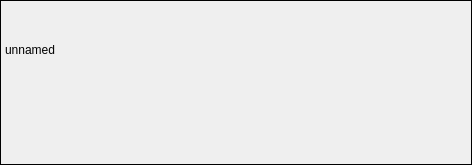
<?xml version="1.0" encoding="UTF-8"?>
<ui version="4.0">
 <class>cell_control</class>
 <widget class="QWidget" name="cell_control">
  <property name="geometry">
   <rect>
    <x>0</x>
    <y>0</y>
    <width>472</width>
    <height>165</height>
   </rect>
  </property>
  <property name="sizePolicy">
   <sizepolicy hsizetype="Preferred" vsizetype="Preferred">
    <horstretch>0</horstretch>
    <verstretch>0</verstretch>
   </sizepolicy>
  </property>
  <property name="maximumSize">
   <size>
    <width>16777215</width>
    <height>16777215</height>
   </size>
  </property>
  <property name="focusPolicy">
   <enum>Qt::NoFocus</enum>
  </property>
  <property name="windowTitle">
   <string>Cell Control</string>
  </property>
  <property name="autoFillBackground">
   <bool>false</bool>
  </property>
  <layout class="QVBoxLayout" name="verticalLayout_2">
   <property name="spacing">
    <number>0</number>
   </property>
   <property name="margin">
    <number>0</number>
   </property>
   <item>
    <widget class="QFrame" name="custom_name_frame">
     <property name="focusPolicy">
      <enum>Qt::ClickFocus</enum>
     </property>
     <property name="contextMenuPolicy">
      <enum>Qt::CustomContextMenu</enum>
     </property>
     <property name="frameShape">
      <enum>QFrame::Box</enum>
     </property>
     <layout class="QVBoxLayout" name="verticalLayout_3">
      <property name="spacing">
       <number>0</number>
      </property>
      <property name="leftMargin">
       <number>0</number>
      </property>
      <property name="topMargin">
       <number>0</number>
      </property>
      <property name="rightMargin">
       <number>0</number>
      </property>
      <property name="bottomMargin">
       <number>4</number>
      </property>
      <item>
       <layout class="QHBoxLayout" name="horizontalLayout">
        <item>
         <widget class="QLabel" name="custom_title_label">
          <property name="cursor">
           <cursorShape>IBeamCursor</cursorShape>
          </property>
          <property name="focusPolicy">
           <enum>Qt::ClickFocus</enum>
          </property>
          <property name="text">
           <string>unnamed</string>
          </property>
          <property name="scaledContents">
           <bool>false</bool>
          </property>
          <property name="wordWrap">
           <bool>true</bool>
          </property>
          <property name="margin">
           <number>4</number>
          </property>
          <property name="indent">
           <number>4</number>
          </property>
          <property name="openExternalLinks">
           <bool>false</bool>
          </property>
          <property name="textInteractionFlags">
           <set>Qt::TextEditorInteraction</set>
          </property>
         </widget>
        </item>
        <item>
         <spacer name="horizontalSpacer">
          <property name="orientation">
           <enum>Qt::Horizontal</enum>
          </property>
          <property name="sizeHint" stdset="0">
           <size>
            <width>40</width>
            <height>20</height>
           </size>
          </property>
         </spacer>
        </item>
       </layout>
      </item>
      <item>
       <layout class="QHBoxLayout" name="controls_horizontalLayout">
        <item>
         <widget class="QLabel" name="cell_match_icon">
          <property name="sizePolicy">
           <sizepolicy hsizetype="Fixed" vsizetype="Maximum">
            <horstretch>0</horstretch>
            <verstretch>0</verstretch>
           </sizepolicy>
          </property>
          <property name="minimumSize">
           <size>
            <width>60</width>
            <height>60</height>
           </size>
          </property>
          <property name="maximumSize">
           <size>
            <width>60</width>
            <height>60</height>
           </size>
          </property>
          <property name="text">
           <string/>
          </property>
          <property name="pixmap">
           <pixmap>../icons/ask_and_answer.png</pixmap>
          </property>
          <property name="alignment">
           <set>Qt::AlignCenter</set>
          </property>
         </widget>
        </item>
        <item>
         <layout class="QVBoxLayout" name="contols_verticalLayout">
          <property name="spacing">
           <number>4</number>
          </property>
          <property name="topMargin">
           <number>4</number>
          </property>
         </layout>
        </item>
       </layout>
      </item>
     </layout>
    </widget>
   </item>
  </layout>
 </widget>
 <resources/>
 <connections/>
</ui>
